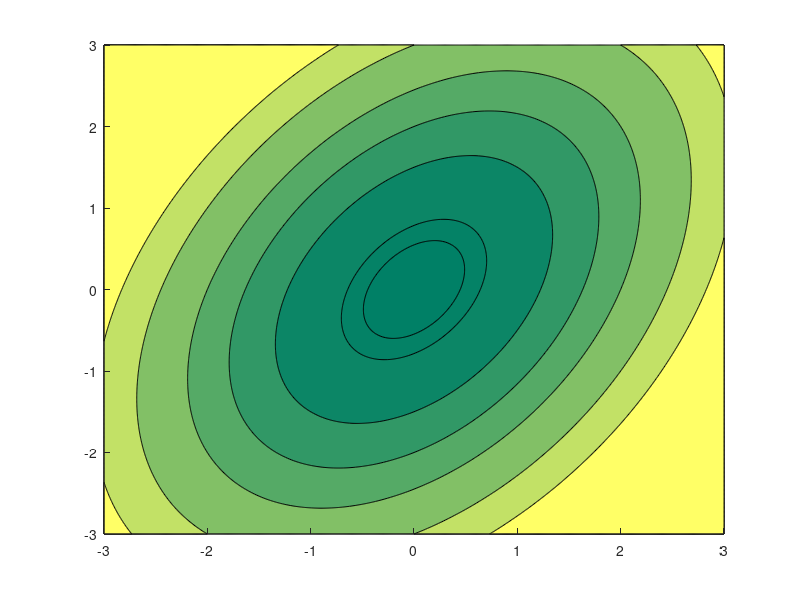

MATLAB code to generate this figure: (Note: this script raises an error after producing the figure.)
h1=figure();
hold on;
x=-3:0.01:3;
y=-3:0.01:3;
[X,Y]=meshgrid(x,y);
V=1.5*X.*X-X.*Y+Y.*Y;
Vd=-(X.*X+Y.*Y)-X.*X.*Y.*(X-2*Y);

colormap summer
contourf(X,Y,V,[0,0.3,0.618,2.25,4,6,9,12],'edgecolor','none')
colorbar;
contour(X,Y,V,[0.618,2.25],"ShowText",true,"LabelFormat","V=%g",'edgecolor','black')
contour(X,Y,Vd,[5,1,0],"r-","ShowText",true,"LabelFormat","V'=%g",'edgecolor','red')
axis equal 
axis([-2,2,-2,2])
xlabel('x1')
ylabel('x2')
% title("Contour of $V(x)$ and $V'=\dot{V}(x)$","Interpreter","latex")
%% print figure
%set(h1,'PaperSize',[10 10]); %set the paper size to what you want  
print(h1,'region_of_attraction_V','-dpdf',"-fillpage") % then print it


%%
load region_of_attraction.mat X Y T
h2=figure;  
hold on;
[x1,x2]=meshgrid(linspace(-3,3,1000));
streamslice(x1,x2, -x2, x1+(x1.^2-1).*x2);
axis([-3,3,-3,3])
grid on
xlabel('x1')
ylabel('x2')
axis equal
contour(X,Y,T>0,"LineWidth",2,"EdgeColor","black")
contour(X,Y,V,[0.618,2.25],"LineWidth",2,"ShowText",true,"LabelFormat","V=%g",'edgecolor','red')
%% print figure
set(h2,'PaperSize',[10 10]); %set the paper size to what you want  
print(h2,'region_of_attraction_esimate','-dpdf',"-fillpage") % then print it

return
%% 通过仿真得到实际的极限环绕
x=-3:0.01:3;
y=-3:0.01:3;
[X,Y]=meshgrid(x,y);
T=zeros(size(X));
for i=1:size(X,1)
    for j=1:size(X,2)
        x=X(i,j);y=Y(i,j);
        [t,x]=ode45(@f,[1 100],[x;y]);
        k=find(sqrt(x(:,1).^2+x(:,2).^2)<0.01);
        if ~isempty(k)
            T(i,j)=t(k(1));
        end
    end
end
save region_of_attraction.mat X Y T

%%
function dx=f(t,x)
    dx=[
        -x(2);x(1)+(x(1)^2-1)*x(2)
        ];

end